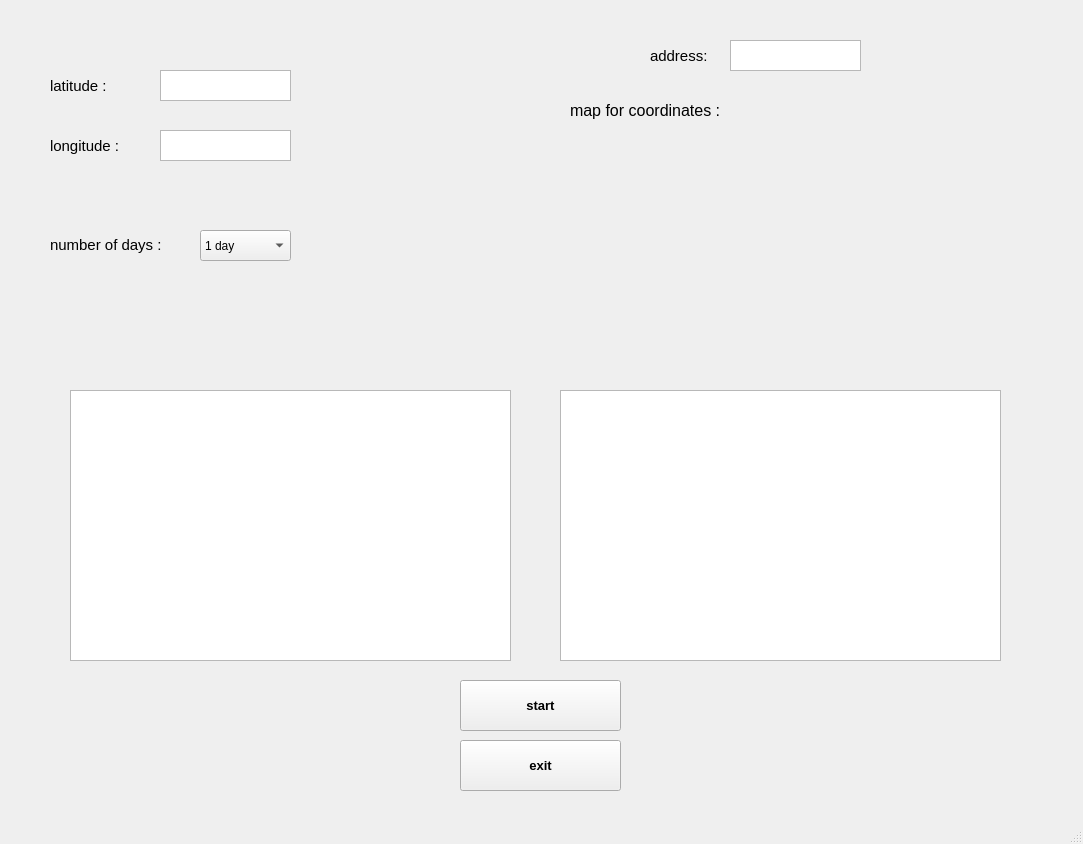
<?xml version="1.0" encoding="UTF-8"?>
<ui version="4.0">
 <class>MainWindow</class>
 <widget class="QMainWindow" name="MainWindow">
  <property name="geometry">
   <rect>
    <x>0</x>
    <y>0</y>
    <width>1083</width>
    <height>844</height>
   </rect>
  </property>
  <property name="windowTitle">
   <string>MainWindow</string>
  </property>
  <widget class="QWidget" name="centralwidget">
   <widget class="QPushButton" name="pushButton">
    <property name="geometry">
     <rect>
      <x>460</x>
      <y>680</y>
      <width>161</width>
      <height>51</height>
     </rect>
    </property>
    <property name="font">
     <font>
      <pointsize>10</pointsize>
      <weight>75</weight>
      <bold>true</bold>
     </font>
    </property>
    <property name="text">
     <string>start</string>
    </property>
   </widget>
   <widget class="QPushButton" name="pushButton_2">
    <property name="geometry">
     <rect>
      <x>460</x>
      <y>740</y>
      <width>161</width>
      <height>51</height>
     </rect>
    </property>
    <property name="font">
     <font>
      <pointsize>10</pointsize>
      <weight>75</weight>
      <bold>true</bold>
     </font>
    </property>
    <property name="text">
     <string>exit</string>
    </property>
   </widget>
   <widget class="QTextEdit" name="textEdit">
    <property name="geometry">
     <rect>
      <x>160</x>
      <y>70</y>
      <width>131</width>
      <height>31</height>
     </rect>
    </property>
   </widget>
   <widget class="QTextEdit" name="textEdit_2">
    <property name="geometry">
     <rect>
      <x>160</x>
      <y>130</y>
      <width>131</width>
      <height>31</height>
     </rect>
    </property>
   </widget>
   <widget class="QLabel" name="label">
    <property name="geometry">
     <rect>
      <x>50</x>
      <y>70</y>
      <width>71</width>
      <height>31</height>
     </rect>
    </property>
    <property name="font">
     <font>
      <pointsize>11</pointsize>
     </font>
    </property>
    <property name="text">
     <string>latitude :</string>
    </property>
   </widget>
   <widget class="QLabel" name="label_2">
    <property name="geometry">
     <rect>
      <x>50</x>
      <y>130</y>
      <width>91</width>
      <height>31</height>
     </rect>
    </property>
    <property name="font">
     <font>
      <pointsize>11</pointsize>
     </font>
    </property>
    <property name="text">
     <string>longitude :</string>
    </property>
   </widget>
   <widget class="QComboBox" name="comboBox">
    <property name="geometry">
     <rect>
      <x>200</x>
      <y>230</y>
      <width>91</width>
      <height>31</height>
     </rect>
    </property>
    <property name="font">
     <font>
      <pointsize>9</pointsize>
     </font>
    </property>
    <item>
     <property name="text">
      <string>1 day</string>
     </property>
    </item>
    <item>
     <property name="text">
      <string>3 days</string>
     </property>
    </item>
    <item>
     <property name="text">
      <string>7 days</string>
     </property>
    </item>
    <item>
     <property name="text">
      <string>14 days</string>
     </property>
    </item>
    <item>
     <property name="text">
      <string>16 days</string>
     </property>
    </item>
   </widget>
   <widget class="QLabel" name="label_3">
    <property name="geometry">
     <rect>
      <x>50</x>
      <y>229</y>
      <width>151</width>
      <height>31</height>
     </rect>
    </property>
    <property name="font">
     <font>
      <pointsize>11</pointsize>
     </font>
    </property>
    <property name="text">
     <string>number of days :</string>
    </property>
   </widget>
   <widget class="QListView" name="listView">
    <property name="geometry">
     <rect>
      <x>70</x>
      <y>390</y>
      <width>441</width>
      <height>271</height>
     </rect>
    </property>
   </widget>
   <widget class="QListView" name="listView_2">
    <property name="geometry">
     <rect>
      <x>560</x>
      <y>390</y>
      <width>441</width>
      <height>271</height>
     </rect>
    </property>
   </widget>
   <widget class="QLabel" name="label_4">
    <property name="geometry">
     <rect>
      <x>570</x>
      <y>100</y>
      <width>231</width>
      <height>20</height>
     </rect>
    </property>
    <property name="font">
     <font>
      <pointsize>12</pointsize>
     </font>
    </property>
    <property name="text">
     <string>map for coordinates :</string>
    </property>
   </widget>
   <widget class="QTextEdit" name="textEdit_3">
    <property name="geometry">
     <rect>
      <x>730</x>
      <y>40</y>
      <width>131</width>
      <height>31</height>
     </rect>
    </property>
   </widget>
   <widget class="QLabel" name="label_5">
    <property name="geometry">
     <rect>
      <x>650</x>
      <y>40</y>
      <width>71</width>
      <height>31</height>
     </rect>
    </property>
    <property name="font">
     <font>
      <pointsize>11</pointsize>
     </font>
    </property>
    <property name="text">
     <string>address:</string>
    </property>
   </widget>
  </widget>
  <widget class="QMenuBar" name="menubar">
   <property name="geometry">
    <rect>
     <x>0</x>
     <y>0</y>
     <width>1083</width>
     <height>26</height>
    </rect>
   </property>
  </widget>
  <widget class="QStatusBar" name="statusbar"/>
 </widget>
 <resources/>
 <connections/>
</ui>
